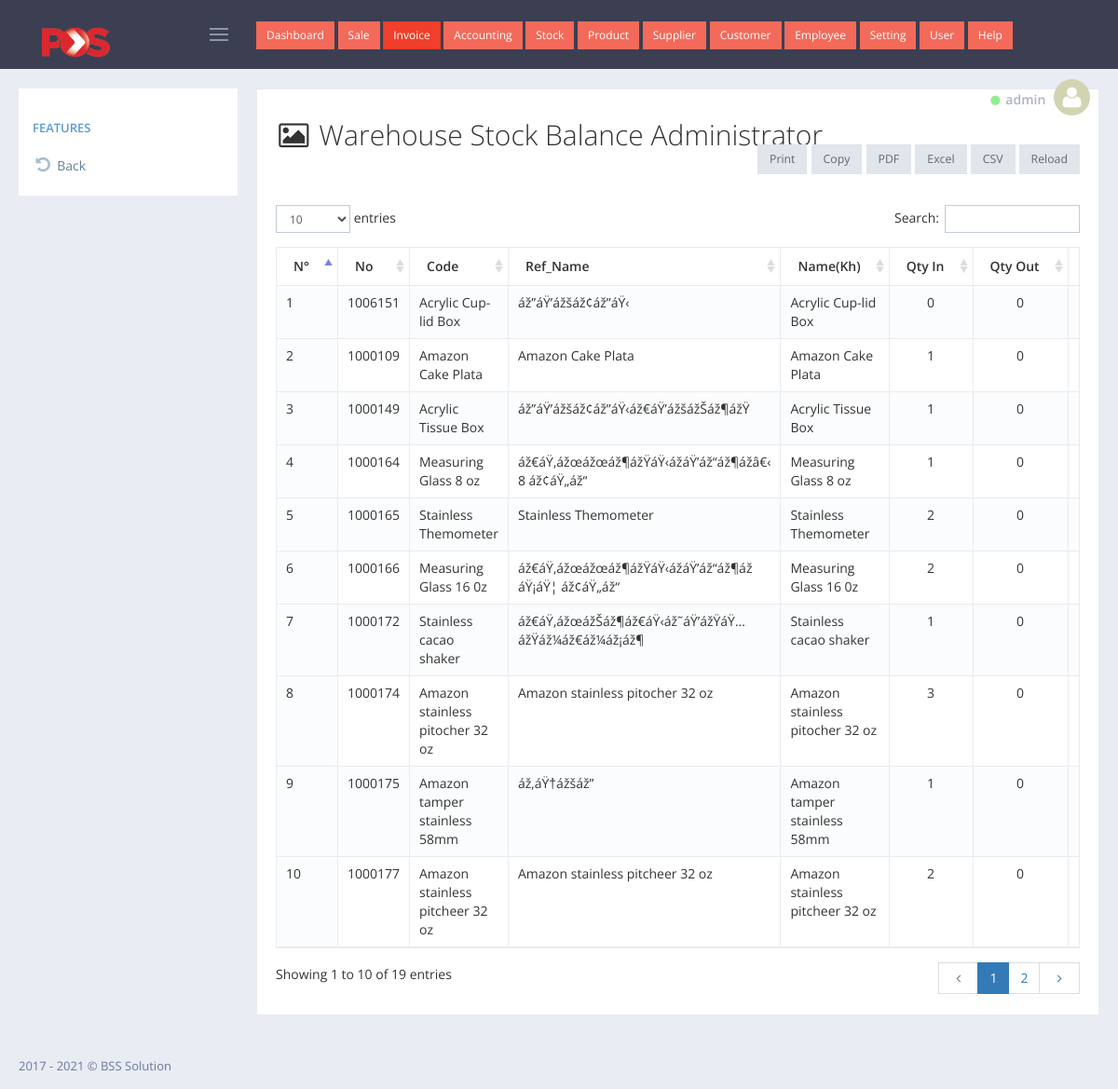
/admin/wh_stock_balance/index.php (signed in), run on the app's committed database.
### tables this page shows
CREATE TABLE `tbl_pos_invoice` (
  `transaction_id` int(6) UNSIGNED ZEROFILL NOT NULL,
  `inv_no` int(200) NOT NULL,
  `cashier_name` varchar(100) NOT NULL,
  `user_id` int(11) NOT NULL,
  `cus` int(11) NOT NULL,
  `date_sell` date NOT NULL,
  `amount` decimal(10,2) NOT NULL,
  `vat` decimal(10,2) NOT NULL,
  `pay_dollar` decimal(10,2) NOT NULL,
  `pay_riel` varchar(111) NOT NULL
);

CREATE TABLE `tbl_pos_product` (
  `pro_id` int(200) NOT NULL,
  `code` varchar(200) NOT NULL,
  `ref` varchar(200) NOT NULL,
  `paket` varchar(100) NOT NULL,
  `name_en` varchar(200) NOT NULL,
  `name_kh` varchar(200) NOT NULL,
  `price_dolla` decimal(10,2) NOT NULL,
  `price_riel` decimal(10,2) NOT NULL,
  `photo` varchar(200) NOT NULL,
  `note_pro` varchar(200) NOT NULL,
  `cate_id` int(100) NOT NULL
);

### admin/wh_stock_balance/index.php (the view, shortened to what this page needs)
<?php
    include_once '../../config/database.php';
    include_once '../layout/header.php';
?>
<div class="portlet light bordered">
    <div class="row">
        <div class="col-xs-12">
            <h2><i class="fa fa-image fa-fw"></i> Warehouse Stock Balance Administrator</h2>
        </div>
    </div>
    <br>
    <br>
    <div class="portlet-body">
        <div id="sample_1_wrapper" class="dataTables_wrapper">
            <table class="table table-striped table-bordered table-hover dataTable dtr-inline " id="sample_2" role="grid" aria-describedby="sample_1_info">
                <thead>
                    <tr>
                        <th>N&deg;</th>
                        <th>No</th>
                        <th>Code</th>
                        <th>Ref_Name</th>
                        <th>Name(Kh)</th>
                        <th>Qty In</th>
                        <th>Qty Out</th>
                        <th>Qty Adjust</th>
                    </tr>
                </thead>
                <tbody>
                    <?php
                        $i = 0;
                        $get_data = $connect->query("SELECT *,SUM(whsi_qty_in) AS total_qty_in FROM tbl_pos_product AS A
                          LEFT JOIN tbl_pos_wh_stock_in AS B ON A.pro_id=B.whsi_product_code
                          GROUP BY B.whsi_product_code
                            ");
                        while ($row = mysqli_fetch_object($get_data)) {
                            echo '<tr>';
                                echo '<td>'.(++$i).'</td>';
                                echo '<td>'.$row->code.'</td>';
                                echo '<td>'.$row->ref.'</td>';
                                echo '<td>'.$row->name_kh.'</td>';
                                echo '<td>'.$row->ref.'</td>';
                                echo '<td class="text-center">';
                                    $v_total_sum_qty_stockin =($row->total_qty_in)?($row->total_qty_in):("0");
                                    echo $v_total_sum_qty_stockin;
                                echo '</td>';
                                echo '<td class="text-center">';
                                    $v_out_id = $row->pro_id; ;
                                    $get_qty_out = $connect->query("SELECT SUM(whso_qty_out) AS total_qty_out FROM  tbl_wh_stock_out WHERE whso_product_code='$v_out_id'");
                                    $row_out = mysqli_fetch_assoc($get_qty_out);
                                    $v_total_sum_qty_stockout =($row_out['total_qty_out'])?($row_out['total_qty_out']):("0") ;
                                    echo $v_total_sum_qty_stockout ;
                                echo '</td>';
                                echo '<td class="text-center">';
                                echo '</td>';
                            echo '</tr>';
                        }
                    ?>
                </tbody>
            </table>
        </div>
    </div>
</div>
<?php include_once '../layout/footer.php' ?>

### admin/layout/header.php (shortened to what this page needs)
<!DOCTYPE html>
<html lang="en">
    <head>
        <link href="../../assets/global/plugins/font-awesome/css/font-awesome.min.css" rel="stylesheet" type="text/css" />
        <link href="../../assets/global/plugins/simple-line-icons/simple-line-icons.min.css" rel="stylesheet" type="text/css" />
        <link href="../../assets/global/plugins/bootstrap/css/bootstrap.min.css" rel="stylesheet" type="text/css" />
        <link href="../../assets/global/plugins/bootstrap-switch/css/bootstrap-switch.min.css" rel="stylesheet" type="text/css" />
        <link href="../../assets/global/plugins/datatables/datatables.min.css" rel="stylesheet" type="text/css" />
        <link href="../../assets/global/plugins/datatables/plugins/bootstrap/datatables.bootstrap.css" rel="stylesheet" type="text/css" />
        <link href="../../assets/global/plugins/bootstrap-datepicker/css/bootstrap-datepicker3.min.css" rel="stylesheet" type="text/css" />
        <link href="../../assets/global/css/components.min.css" rel="stylesheet" id="style_components" type="text/css" />
        <link href="../../assets/global/css/plugins.min.css" rel="stylesheet" type="text/css" />
        <link href="../../assets/layouts/layout4/css/layout.min.css" rel="stylesheet" type="text/css" />
        <link href="../../assets/layouts/layout4/css/themes/default.min.css" rel="stylesheet" type="text/css" id="style_color" />
        <link href="../../assets/layouts/layout4/css/custom.min.css" rel="stylesheet" type="text/css" />
    </head>
    <body class="page-container-bg-solid page-header-fixed page-sidebar-closed-hide-logo">
        <div class="page-header navbar navbar-fixed-top">
            <div class="page-header-inner ">
                <div class="page-logo">
                    <a href="../../index.php">
                        <img src="../../img/img_logo/Pos_Malaysia_Logo.png" width="100px" alt="logo" class="logo-default" />
                    </a>
                    <div class="menu-toggler sidebar-toggler">
                    </div>
                </div>
                <?php include_once('top_navigation.php') ?>
                <div class="page-top">
                    <div class="top-menu">
                        <ul class="nav navbar-nav pull-right">
                            <li class="dropdown dropdown-user dropdown-dark">
                                <a href="javascript:;" class="dropdown-toggle" data-toggle="dropdown" data-hover="dropdown" data-close-others="true">
                                    <small><i class="fa fa-circle" style="color: lightgreen;"></i></small>
                                    <span class="username username-hide-on-mobile"> <?= @$_SESSION['user']->username ?> </span>
                                    <img alt="" class="img-circle" src="../../img/img_user/blank.png" /> </a>
                            </li>
                        </ul>
                    </div>
                </div>
            </div>
        </div>
        <div class="page-container">
            <div class="page-content-wrapper">
                <div class="page-content" style="transform: translate(0px,-10px);">

### data on the page
tbl_pos_invoice: cashier_name "admin"
tbl_pos_product: code "1006151", ref "Acrylic Cup-lid Box", name_kh "áž”áŸ’ážšáž¢áž”áŸ‹", v_total_sum_qty_stockin "0", v_total_sum_qty_stockout "0"
tbl_pos_product: code "1000109", ref "Amazon Cake Plata", name_kh "Amazon Cake Plata", v_total_sum_qty_stockin "1", v_total_sum_qty_stockout "0"
tbl_pos_product: code "1000149", ref "Acrylic Tissue Box", name_kh "áž”áŸ’ážšáž¢áž”áŸ‹áž€áŸ’ážšážŠáž¶ážŸ", v_total_sum_qty_stockin "1", v_total_sum_qty_stockout "0"
tbl_pos_product: code "1000164", ref "Measuring Glass 8 oz", name_kh "áž€áŸ‚ážœážœáž¶ážŸáŸ‹ážáŸ’áž“áž¶ážâ€‹ 8 áž¢áŸ„áž“", v_total_sum_qty_stockin "1", v_total_sum_qty_stockout "0"
tbl_pos_product: code "1000165", ref "Stainless Themometer", name_kh "Stainless Themometer", v_total_sum_qty_stockin "2", v_total_sum_qty_stockout "0"
tbl_pos_product: code "1000166", ref "Measuring Glass 16 0z", name_kh "áž€áŸ‚ážœážœáž¶ážŸáŸ‹ážáŸ’áž“áž¶áž áŸ¡áŸ¦ áž¢áŸ„áž“", v_total_sum_qty_stockin "2", v_total_sum_qty_stockout "0"
tbl_pos_product: code "1000172", ref "Stainless cacao shaker", name_kh "áž€áŸ‚ážœážŠáž¶áž€áŸ‹áž˜áŸ’ážŸáŸ…ážŸáž¼áž€áž¼áž¡áž¶", v_total_sum_qty_stockin "1", v_total_sum_qty_stockout "0"
tbl_pos_product: code "1000174", ref "Amazon stainless pitocher 32 oz", name_kh "Amazon stainless pitocher 32 oz", v_total_sum_qty_stockin "3", v_total_sum_qty_stockout "0"
tbl_pos_product: code "1000175", ref "Amazon tamper stainless 58mm", name_kh "áž‚áŸ†ážšáž”", v_total_sum_qty_stockin "1", v_total_sum_qty_stockout "0"
tbl_pos_product: code "1000177", ref "Amazon stainless pitcheer 32 oz", name_kh "Amazon stainless pitcheer 32 oz", v_total_sum_qty_stockin "2", v_total_sum_qty_stockout "0"
